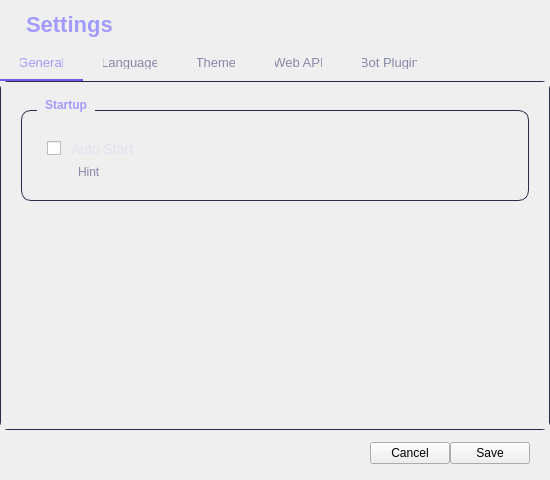
<?xml version="1.0" encoding="UTF-8"?>
<ui version="4.0">
 <class>SettingsDialog</class>
 <widget class="QDialog" name="SettingsDialog">
  <property name="minimumSize"><size><width>550</width><height>480</height></size></property>
  <property name="windowTitle"><string notr="true">Settings</string></property>
  <layout class="QVBoxLayout" name="rootLayout">
   <property name="leftMargin"><number>0</number></property>
   <property name="topMargin"><number>0</number></property>
   <property name="rightMargin"><number>0</number></property>
   <property name="bottomMargin"><number>0</number></property>
   <property name="spacing"><number>0</number></property>
   <item>
    <widget class="QLabel" name="titleLabel">
     <property name="styleSheet"><string notr="true">font-size: 22px; font-weight: bold; color: #a29bfe; padding: 12px 20px 8px 20px;</string></property>
     <property name="text"><string notr="true">Settings</string></property>
    </widget>
   </item>
   <item>
    <widget class="QTabWidget" name="tabWidget">
     <property name="styleSheet"><string notr="true">QTabWidget::pane { border: 1px solid #2a2a4a; border-radius: 8px; background: #0e0e1a; }
QTabBar::tab { background: transparent; border: none; color: #8888aa; padding: 10px 20px; font-size: 13px; border-bottom: 2px solid transparent; }
QTabBar::tab:selected { color: #a29bfe; border-bottom: 2px solid #6c5ce7; }
QTabBar::tab:hover { color: #e0e0f0; }</string></property>
     <property name="currentIndex"><number>0</number></property>
     <!-- General Tab -->
     <widget class="QWidget" name="generalTab">
      <attribute name="title"><string>General</string></attribute>
      <layout class="QVBoxLayout" name="generalTabLayout">
       <property name="leftMargin"><number>0</number></property>
       <property name="topMargin"><number>0</number></property>
       <property name="rightMargin"><number>0</number></property>
       <property name="bottomMargin"><number>0</number></property>
       <item>
        <widget class="QScrollArea" name="genScroll">
         <property name="frameShape"><enum>QFrame::NoFrame</enum></property>
         <property name="widgetResizable"><bool>true</bool></property>
         <property name="styleSheet"><string notr="true">QScrollArea { background: transparent; border: none; }
QScrollBar:vertical { background: #0e0e1a; width: 8px; }
QScrollBar::handle:vertical { background: #3a3a5a; border-radius: 4px; min-height: 30px; }
QScrollBar::add-line:vertical, QScrollBar::sub-line:vertical { height: 0; }
QScrollBar::add-page:vertical, QScrollBar::sub-page:vertical { background: none; }</string></property>
         <widget class="QWidget" name="genPage">
          <property name="geometry"><rect><x>0</x><y>0</y><width>530</width><height>380</height></rect></property>
          <layout class="QVBoxLayout" name="genPageLayout">
           <property name="leftMargin"><number>20</number></property>
           <property name="topMargin"><number>16</number></property>
           <property name="rightMargin"><number>20</number></property>
           <property name="bottomMargin"><number>16</number></property>
           <property name="spacing"><number>16</number></property>
           <item>
            <widget class="QGroupBox" name="startupGroup">
             <property name="styleSheet"><string notr="true">QGroupBox { border: 1px solid #2a2a4a; border-radius: 10px; margin-top: 12px; padding: 20px 16px 12px 16px; font-weight: bold; color: #a29bfe; }
QGroupBox::title { subcontrol-origin: margin; left: 16px; padding: 0 6px; }</string></property>
             <property name="title"><string>Startup</string></property>
             <layout class="QVBoxLayout" name="startupLayout">
              <property name="spacing"><number>8</number></property>
              <item>
               <widget class="QCheckBox" name="autoStartCheck">
                <property name="styleSheet"><string notr="true">QCheckBox { color: #e0e0f0; font-size: 14px; spacing: 10px; }</string></property>
                <property name="text"><string>Auto Start</string></property>
               </widget>
              </item>
              <item>
               <widget class="QLabel" name="autoHint">
                <property name="styleSheet"><string notr="true">color: #8888aa; font-size: 12px; margin-left: 28px;</string></property>
                <property name="text"><string>Hint</string></property>
               </widget>
              </item>
             </layout>
            </widget>
           </item>
           <item><spacer name="genSpacer"><property name="orientation"><enum>Qt::Vertical</enum></property><property name="sizeHint"><size><width>20</width><height>40</height></size></property></spacer></item>
          </layout>
         </widget>
        </widget>
       </item>
      </layout>
     </widget>
     <!-- Language Tab -->
     <widget class="QWidget" name="languageTab">
      <attribute name="title"><string>Language</string></attribute>
      <layout class="QVBoxLayout" name="langTabLayout">
       <property name="leftMargin"><number>0</number></property>
       <property name="topMargin"><number>0</number></property>
       <property name="rightMargin"><number>0</number></property>
       <property name="bottomMargin"><number>0</number></property>
       <item>
        <widget class="QScrollArea" name="langScroll">
         <property name="frameShape"><enum>QFrame::NoFrame</enum></property>
         <property name="widgetResizable"><bool>true</bool></property>
         <property name="styleSheet"><string notr="true">QScrollArea { background: transparent; border: none; }
QScrollBar:vertical { background: #0e0e1a; width: 8px; }
QScrollBar::handle:vertical { background: #3a3a5a; border-radius: 4px; min-height: 30px; }
QScrollBar::add-line:vertical, QScrollBar::sub-line:vertical { height: 0; }
QScrollBar::add-page:vertical, QScrollBar::sub-page:vertical { background: none; }</string></property>
         <widget class="QWidget" name="langPage">
          <property name="geometry"><rect><x>0</x><y>0</y><width>530</width><height>380</height></rect></property>
          <layout class="QVBoxLayout" name="langPageLayout">
           <property name="leftMargin"><number>20</number></property>
           <property name="topMargin"><number>16</number></property>
           <property name="rightMargin"><number>20</number></property>
           <property name="bottomMargin"><number>16</number></property>
           <property name="spacing"><number>16</number></property>
           <item>
            <widget class="QGroupBox" name="appLangGroup">
             <property name="styleSheet"><string notr="true">QGroupBox { border: 1px solid #2a2a4a; border-radius: 10px; margin-top: 12px; padding: 20px 16px 12px 16px; font-weight: bold; color: #a29bfe; }
QGroupBox::title { subcontrol-origin: margin; left: 16px; padding: 0 6px; }</string></property>
             <property name="title"><string>App Language</string></property>
             <layout class="QFormLayout" name="appLangFormLayout">
              <property name="spacing"><number>10</number></property>
              <property name="labelAlignment"><set>Qt::AlignRight|Qt::AlignVCenter</set></property>
              <item row="0" column="0">
               <widget class="QLabel" name="langLabel">
                <property name="text"><string>Language:</string></property>
               </widget>
              </item>
              <item row="0" column="1">
               <widget class="QComboBox" name="langCombo">
                <property name="styleSheet"><string notr="true">QComboBox { background: #0a0a16; border: 1px solid #2a2a4a; border-radius: 6px; color: #e0e0f0; padding: 6px 12px; font-size: 13px; }
QComboBox::drop-down { border: none; width: 24px; }
QComboBox QAbstractItemView { background: #12121e; border: 1px solid #2a2a4a; color: #e0e0f0; selection-background-color: rgba(108,92,231,0.3); }</string></property>
                <property name="fixedWidth"><number>200</number></property>
               </widget>
              </item>
              <item row="1" column="0"><widget class="QLabel" name="langHintBlank"><property name="text"><string></string></property></widget></item>
              <item row="1" column="1">
               <widget class="QLabel" name="langHint">
                <property name="styleSheet"><string notr="true">color: #8888aa; font-size: 11px; margin-left: 4px;</string></property>
                <property name="text"><string>Restart required</string></property>
               </widget>
              </item>
             </layout>
            </widget>
           </item>
           <item>
            <widget class="QGroupBox" name="webUIGroup">
             <property name="styleSheet"><string notr="true">QGroupBox { border: 1px solid #2a2a4a; border-radius: 10px; margin-top: 12px; padding: 20px 16px 12px 16px; font-weight: bold; color: #22d3ee; }
QGroupBox::title { subcontrol-origin: margin; left: 16px; padding: 0 6px; }</string></property>
             <property name="title"><string>WebUI Language</string></property>
             <layout class="QVBoxLayout" name="webUILayout">
              <property name="spacing"><number>10</number></property>
              <item>
               <widget class="QRadioButton" name="webUIFollowRadio">
                <property name="styleSheet"><string notr="true">QRadioButton { color: #e0e0f0; font-size: 13px; spacing: 8px; }</string></property>
                <property name="text"><string>Follow Launcher</string></property>
               </widget>
              </item>
              <item>
               <widget class="QRadioButton" name="webUIManualRadio">
                <property name="styleSheet"><string notr="true">QRadioButton { color: #e0e0f0; font-size: 13px; spacing: 8px; }</string></property>
                <property name="text"><string>Set Manually</string></property>
               </widget>
              </item>
              <item>
               <layout class="QHBoxLayout" name="manualRow">
                <property name="spacing"><number>8</number></property>
                <item>
                 <widget class="QLabel" name="manualLabel">
                  <property name="styleSheet"><string notr="true">color: #8888aa; font-size: 13px;</string></property>
                  <property name="text"><string>Language:</string></property>
                 </widget>
                </item>
                <item>
                 <widget class="QComboBox" name="webUILangCombo">
                  <property name="styleSheet"><string notr="true">QComboBox { background: #0a0a16; border: 1px solid #2a2a4a; border-radius: 6px; color: #e0e0f0; padding: 6px 12px; font-size: 13px; }
QComboBox::drop-down { border: none; width: 24px; }
QComboBox QAbstractItemView { background: #12121e; border: 1px solid #2a2a4a; color: #e0e0f0; selection-background-color: rgba(34,211,238,0.3); }</string></property>
                  <property name="fixedWidth"><number>180</number></property>
                 </widget>
                </item>
               </layout>
              </item>
             </layout>
            </widget>
           </item>
           <item><spacer name="langSpacer"><property name="orientation"><enum>Qt::Vertical</enum></property><property name="sizeHint"><size><width>20</width><height>40</height></size></property></spacer></item>
          </layout>
         </widget>
        </widget>
       </item>
      </layout>
     </widget>
     <!-- Theme Tab -->
     <widget class="QWidget" name="themeTab">
      <attribute name="title"><string>Theme</string></attribute>
      <layout class="QVBoxLayout" name="themeTabLayout">
       <property name="leftMargin"><number>0</number></property>
       <property name="topMargin"><number>0</number></property>
       <property name="rightMargin"><number>0</number></property>
       <property name="bottomMargin"><number>0</number></property>
       <item>
        <widget class="QScrollArea" name="themeScroll">
         <property name="frameShape"><enum>QFrame::NoFrame</enum></property>
         <property name="widgetResizable"><bool>true</bool></property>
         <property name="styleSheet"><string notr="true">QScrollArea { background: transparent; border: none; }
QScrollBar:vertical { background: #0e0e1a; width: 8px; }
QScrollBar::handle:vertical { background: #3a3a5a; border-radius: 4px; min-height: 30px; }
QScrollBar::add-line:vertical, QScrollBar::sub-line:vertical { height: 0; }
QScrollBar::add-page:vertical, QScrollBar::sub-page:vertical { background: none; }</string></property>
         <widget class="QWidget" name="themePage">
          <property name="geometry"><rect><x>0</x><y>0</y><width>530</width><height>380</height></rect></property>
          <layout class="QVBoxLayout" name="themePageLayout">
           <property name="leftMargin"><number>20</number></property>
           <property name="topMargin"><number>16</number></property>
           <property name="rightMargin"><number>20</number></property>
           <property name="bottomMargin"><number>16</number></property>
           <property name="spacing"><number>16</number></property>
           <item>
            <widget class="QGroupBox" name="accentGroup">
             <property name="styleSheet"><string notr="true">QGroupBox { border: 1px solid #2a2a4a; border-radius: 10px; margin-top: 12px; padding: 20px 16px 12px 16px; font-weight: bold; color: #a29bfe; }
QGroupBox::title { subcontrol-origin: margin; left: 16px; padding: 0 6px; }</string></property>
             <property name="title"><string>Accent Color</string></property>
             <layout class="QVBoxLayout" name="accentLayout">
              <property name="spacing"><number>10</number></property>
              <item>
               <layout class="QHBoxLayout" name="accentRow">
                <item><widget class="QLabel" name="accentLabel"><property name="text"><string>Color:</string></property></widget></item>
                <item>
                 <widget class="QComboBox" name="accentCombo">
                  <property name="styleSheet"><string notr="true">QComboBox { background: #0a0a16; border: 1px solid #2a2a4a; border-radius: 6px; color: #e0e0f0; padding: 6px 12px; font-size: 13px; }
QComboBox::drop-down { border: none; width: 24px; }
QComboBox QAbstractItemView { background: #12121e; border: 1px solid #2a2a4a; color: #e0e0f0; selection-background-color: rgba(108,92,231,0.3); }</string></property>
                  <property name="fixedWidth"><number>220</number></property>
                 </widget>
                </item>
                <item>
                 <widget class="QLabel" name="colorPreview">
                  <property name="fixedSize"><size><width>28</width><height>28</height></size></property>
                  <property name="styleSheet"><string notr="true">background: #6c5ce7; border-radius: 14px; border: 2px solid rgba(255,255,255,0.2);</string></property>
                 </widget>
                </item>
               </layout>
              </item>
             </layout>
            </widget>
           </item>
           <item>
            <widget class="QGroupBox" name="bgGroup">
             <property name="styleSheet"><string notr="true">QGroupBox { border: 1px solid #2a2a4a; border-radius: 10px; margin-top: 12px; padding: 20px 16px 12px 16px; font-weight: bold; color: #a29bfe; }
QGroupBox::title { subcontrol-origin: margin; left: 16px; padding: 0 6px; }</string></property>
             <property name="title"><string>Background Image</string></property>
             <layout class="QVBoxLayout" name="bgLayout">
              <property name="spacing"><number>10</number></property>
              <item>
               <widget class="QComboBox" name="bgStyleCombo">
                <property name="styleSheet"><string notr="true">QComboBox { background: #0a0a16; border: 1px solid #2a2a4a; border-radius: 6px; color: #e0e0f0; padding: 6px 12px; font-size: 13px; }
QComboBox::drop-down { border: none; width: 24px; }
QComboBox QAbstractItemView { background: #12121e; border: 1px solid #2a2a4a; color: #e0e0f0; selection-background-color: rgba(108,92,231,0.3); }</string></property>
                <property name="fixedWidth"><number>220</number></property>
               </widget>
              </item>
              <item>
               <layout class="QHBoxLayout" name="customBgRow">
                <item>
                 <widget class="QPushButton" name="customBgBtn">
                  <property name="objectName"><string>ghostBtn</string></property>
                  <property name="text"><string>Choose Background</string></property>
                  <property name="fixedWidth"><number>160</number></property>
                 </widget>
                </item>
                <item>
                 <widget class="QLabel" name="bgPreviewLabel">
                  <property name="styleSheet"><string notr="true">color: #8888aa; font-size: 12px;</string></property>
                  <property name="text"><string>No background selected</string></property>
                 </widget>
                </item>
               </layout>
              </item>
             </layout>
            </widget>
           </item>
           <item>
            <widget class="QLabel" name="themeHint">
             <property name="styleSheet"><string notr="true">color: #8888aa; font-size: 12px; padding: 4px 0;</string></property>
             <property name="wordWrap"><bool>true</bool></property>
             <property name="text"><string>Theme hint</string></property>
            </widget>
           </item>
           <item><spacer name="themeSpacer"><property name="orientation"><enum>Qt::Vertical</enum></property><property name="sizeHint"><size><width>20</width><height>40</height></size></property></spacer></item>
          </layout>
         </widget>
        </widget>
       </item>
      </layout>
     </widget>
     <!-- Web API Tab -->
     <widget class="QWidget" name="webApiTab">
      <attribute name="title"><string>Web API</string></attribute>
      <layout class="QVBoxLayout" name="apiTabLayout">
       <property name="leftMargin"><number>0</number></property>
       <property name="topMargin"><number>0</number></property>
       <property name="rightMargin"><number>0</number></property>
       <property name="bottomMargin"><number>0</number></property>
       <item>
        <widget class="QScrollArea" name="apiScroll">
         <property name="frameShape"><enum>QFrame::NoFrame</enum></property>
         <property name="widgetResizable"><bool>true</bool></property>
         <property name="styleSheet"><string notr="true">QScrollArea { background: transparent; border: none; }
QScrollBar:vertical { background: #0e0e1a; width: 8px; }
QScrollBar::handle:vertical { background: #3a3a5a; border-radius: 4px; min-height: 30px; }
QScrollBar::add-line:vertical, QScrollBar::sub-line:vertical { height: 0; }
QScrollBar::add-page:vertical, QScrollBar::sub-page:vertical { background: none; }</string></property>
         <widget class="QWidget" name="apiPage">
          <property name="geometry"><rect><x>0</x><y>0</y><width>530</width><height>380</height></rect></property>
          <layout class="QVBoxLayout" name="apiPageLayout">
           <property name="leftMargin"><number>20</number></property>
           <property name="topMargin"><number>16</number></property>
           <property name="rightMargin"><number>20</number></property>
           <property name="bottomMargin"><number>16</number></property>
           <property name="spacing"><number>16</number></property>
           <item>
            <widget class="QGroupBox" name="apiGroup">
             <property name="styleSheet"><string notr="true">QGroupBox { border: 1px solid #2a2a4a; border-radius: 10px; margin-top: 12px; padding: 20px 16px 12px 16px; font-weight: bold; color: #a29bfe; }
QGroupBox::title { subcontrol-origin: margin; left: 16px; padding: 0 6px; }</string></property>
             <property name="title"><string>Web API</string></property>
             <layout class="QFormLayout" name="apiFormLayout">
              <property name="spacing"><number>10</number></property>
              <property name="labelAlignment"><set>Qt::AlignRight|Qt::AlignVCenter</set></property>
              <item row="0" column="0"><widget class="QLabel" name="apiBlank1"><property name="text"><string></string></property></widget></item>
              <item row="0" column="1">
               <widget class="QCheckBox" name="webApiEnableCheck">
                <property name="styleSheet"><string notr="true">font-size: 14px; font-weight: bold;</string></property>
                <property name="text"><string>Enable Web API</string></property>
               </widget>
              </item>
              <item row="1" column="0">
               <widget class="QLabel" name="portLabel">
                <property name="styleSheet"><string notr="true">color: #8888aa; font-size: 13px;</string></property>
                <property name="text"><string>Port:</string></property>
               </widget>
              </item>
              <item row="1" column="1">
               <widget class="QSpinBox" name="webApiPortSpin">
                <property name="minimum"><number>1024</number></property>
                <property name="maximum"><number>65535</number></property>
                <property name="value"><number>25575</number></property>
                <property name="fixedWidth"><number>120</number></property>
               </widget>
              </item>
              <item row="2" column="0">
               <widget class="QLabel" name="tokenLabel">
                <property name="styleSheet"><string notr="true">color: #8888aa; font-size: 13px;</string></property>
                <property name="text"><string>API Token:</string></property>
               </widget>
              </item>
              <item row="2" column="1">
               <layout class="QHBoxLayout" name="tokenRow">
                <item>
                 <widget class="QLineEdit" name="webApiTokenEdit">
                  <property name="echoMode"><enum>QLineEdit::Password</enum></property>
                  <property name="minimumWidth"><number>200</number></property>
                  <property name="placeholderText"><string>Generate token</string></property>
                 </widget>
                </item>
                <item>
                 <widget class="QPushButton" name="genBtn">
                  <property name="objectName"><string>ghostBtn</string></property>
                  <property name="text"><string>Generate</string></property>
                  <property name="fixedWidth"><number>80</number></property>
                 </widget>
                </item>
               </layout>
              </item>
              <item row="3" column="0">
               <widget class="QLabel" name="urlLabel">
                <property name="styleSheet"><string notr="true">color: #8888aa; font-size: 13px;</string></property>
                <property name="text"><string>API URL:</string></property>
               </widget>
              </item>
              <item row="3" column="1">
               <layout class="QHBoxLayout" name="urlRow">
                <item>
                 <widget class="QLabel" name="webApiUrlLabel">
                  <property name="styleSheet"><string notr="true">color: #00d2a0; font-size: 13px; font-family: 'Consolas', monospace; background: #0a0a16; padding: 6px 10px; border-radius: 6px;</string></property>
                  <property name="text"><string>http://localhost:25575</string></property>
                  <property name="textInteractionFlags"><set>Qt::TextSelectableByMouse</set></property>
                 </widget>
                </item>
                <item>
                 <widget class="QPushButton" name="copyUrlBtn">
                  <property name="objectName"><string>ghostBtn</string></property>
                  <property name="text"><string>Copy</string></property>
                  <property name="fixedWidth"><number>60</number></property>
                 </widget>
                </item>
               </layout>
              </item>
              <item row="4" column="0"><widget class="QLabel" name="apiBlank4"><property name="text"><string></string></property></widget></item>
              <item row="4" column="1">
               <widget class="QLabel" name="webApiStatusLabel">
                <property name="styleSheet"><string notr="true">color: #8888aa; font-size: 12px; margin-top: 4px;</string></property>
                <property name="text"><string>Server not running</string></property>
               </widget>
              </item>
             </layout>
            </widget>
           </item>
           <item>
            <widget class="QLabel" name="apiDesc">
             <property name="styleSheet"><string notr="true">color: #8888aa; font-size: 12px; padding: 8px 0;</string></property>
             <property name="wordWrap"><bool>true</bool></property>
             <property name="text"><string>API Description</string></property>
            </widget>
           </item>
           <item><spacer name="apiSpacer"><property name="orientation"><enum>Qt::Vertical</enum></property><property name="sizeHint"><size><width>20</width><height>40</height></size></property></spacer></item>
          </layout>
         </widget>
        </widget>
       </item>
      </layout>
     </widget>
     <!-- Bot Plugin Tab -->
     <widget class="QWidget" name="pluginTab">
      <attribute name="title"><string>Bot Plugin</string></attribute>
      <layout class="QVBoxLayout" name="pluginTabLayout">
       <property name="leftMargin"><number>0</number></property>
       <property name="topMargin"><number>0</number></property>
       <property name="rightMargin"><number>0</number></property>
       <property name="bottomMargin"><number>0</number></property>
       <item>
        <widget class="QScrollArea" name="pluginScroll">
         <property name="frameShape"><enum>QFrame::NoFrame</enum></property>
         <property name="widgetResizable"><bool>true</bool></property>
         <property name="styleSheet"><string notr="true">QScrollArea { background: transparent; border: none; }
QScrollBar:vertical { background: #0e0e1a; width: 8px; }
QScrollBar::handle:vertical { background: #3a3a5a; border-radius: 4px; min-height: 30px; }
QScrollBar::add-line:vertical, QScrollBar::sub-line:vertical { height: 0; }
QScrollBar::add-page:vertical, QScrollBar::sub-page:vertical { background: none; }</string></property>
         <widget class="QWidget" name="pluginPage">
          <property name="geometry"><rect><x>0</x><y>0</y><width>530</width><height>380</height></rect></property>
          <layout class="QVBoxLayout" name="pluginPageLayout">
           <property name="leftMargin"><number>20</number></property>
           <property name="topMargin"><number>16</number></property>
           <property name="rightMargin"><number>20</number></property>
           <property name="bottomMargin"><number>16</number></property>
           <property name="spacing"><number>12</number></property>
           <item>
            <widget class="QLabel" name="botTitle">
             <property name="styleSheet"><string notr="true">font-size: 17px; font-weight: bold; color: #e0e0f0;</string></property>
             <property name="text"><string>Bot Plugin</string></property>
            </widget>
           </item>
           <item>
            <widget class="QLabel" name="botDesc">
             <property name="styleSheet"><string notr="true">color: #8888aa; font-size: 13px;</string></property>
             <property name="wordWrap"><bool>true</bool></property>
             <property name="text"><string>Description</string></property>
            </widget>
           </item>
           <item>
            <widget class="QGroupBox" name="cmdGroup">
             <property name="styleSheet"><string notr="true">QGroupBox { border: 1px solid #2a2a4a; border-radius: 10px; margin-top: 12px; padding: 16px 16px 12px 16px; font-weight: bold; color: var(--accent2); }
QGroupBox::title { subcontrol-origin: margin; left: 16px; padding: 0 6px; }</string></property>
             <property name="title"><string>Command Endpoint</string></property>
             <layout class="QVBoxLayout" name="cmdLayout">
              <property name="spacing"><number>4</number></property>
              <item>
               <widget class="QLabel" name="cmdInfo">
                <property name="styleSheet"><string notr="true">color: #8888aa; font-size: 12px; font-family: 'Consolas', monospace;</string></property>
                <property name="wordWrap"><bool>true</bool></property>
                <property name="text"><string>cmd info</string></property>
               </widget>
              </item>
             </layout>
            </widget>
           </item>
           <item>
            <widget class="QGroupBox" name="napcatGroup">
             <property name="styleSheet"><string notr="true">QGroupBox { border: 1px solid #2a2a4a; border-radius: 10px; margin-top: 12px; padding: 16px 16px 12px 16px; font-weight: bold; color: #60a5fa; }
QGroupBox::title { subcontrol-origin: margin; left: 16px; padding: 0 6px; }</string></property>
             <property name="title"><string>NapCat</string></property>
             <layout class="QVBoxLayout" name="napcatLayout">
              <property name="spacing"><number>6</number></property>
              <item>
               <widget class="QLabel" name="napcatInfo">
                <property name="styleSheet"><string notr="true">color: #8888aa; font-size: 12px; font-family: 'Consolas', monospace;</string></property>
                <property name="wordWrap"><bool>true</bool></property>
                <property name="text"><string>napcat info</string></property>
               </widget>
              </item>
             </layout>
            </widget>
           </item>
           <item>
            <widget class="QGroupBox" name="nbGroup">
             <property name="styleSheet"><string notr="true">QGroupBox { border: 1px solid #2a2a4a; border-radius: 10px; margin-top: 12px; padding: 16px 16px 12px 16px; font-weight: bold; color: #22d3ee; }
QGroupBox::title { subcontrol-origin: margin; left: 16px; padding: 0 6px; }</string></property>
             <property name="title"><string>NoneBot</string></property>
             <layout class="QVBoxLayout" name="nbLayout">
              <property name="spacing"><number>6</number></property>
              <item>
               <widget class="QLabel" name="nbInfo">
                <property name="styleSheet"><string notr="true">color: #8888aa; font-size: 12px; font-family: 'Consolas', monospace;</string></property>
                <property name="wordWrap"><bool>true</bool></property>
                <property name="text"><string>nonebot info</string></property>
               </widget>
              </item>
             </layout>
            </widget>
           </item>
           <item><spacer name="pluginSpacer"><property name="orientation"><enum>Qt::Vertical</enum></property><property name="sizeHint"><size><width>20</width><height>40</height></size></property></spacer></item>
          </layout>
         </widget>
        </widget>
       </item>
      </layout>
     </widget>
    </widget>
   </item>
   <item>
    <layout class="QHBoxLayout" name="btnRow">
     <property name="leftMargin"><number>20</number></property>
     <property name="topMargin"><number>12</number></property>
     <property name="rightMargin"><number>20</number></property>
     <property name="bottomMargin"><number>16</number></property>
     <item><spacer name="btnSpacer"><property name="orientation"><enum>Qt::Horizontal</enum></property><property name="sizeHint"><size><width>40</width><height>20</height></size></property></spacer></item>
     <item>
      <widget class="QPushButton" name="cancelBtn">
       <property name="objectName"><string>ghostBtn</string></property>
       <property name="text"><string>Cancel</string></property>
       <property name="fixedWidth"><number>100</number></property>
      </widget>
     </item>
     <item>
      <widget class="QPushButton" name="saveBtn">
       <property name="objectName"><string>primaryBtn</string></property>
       <property name="text"><string>Save</string></property>
       <property name="fixedWidth"><number>100</number></property>
      </widget>
     </item>
    </layout>
   </item>
  </layout>
 </widget>
 <resources/>
 <connections/>
</ui>
